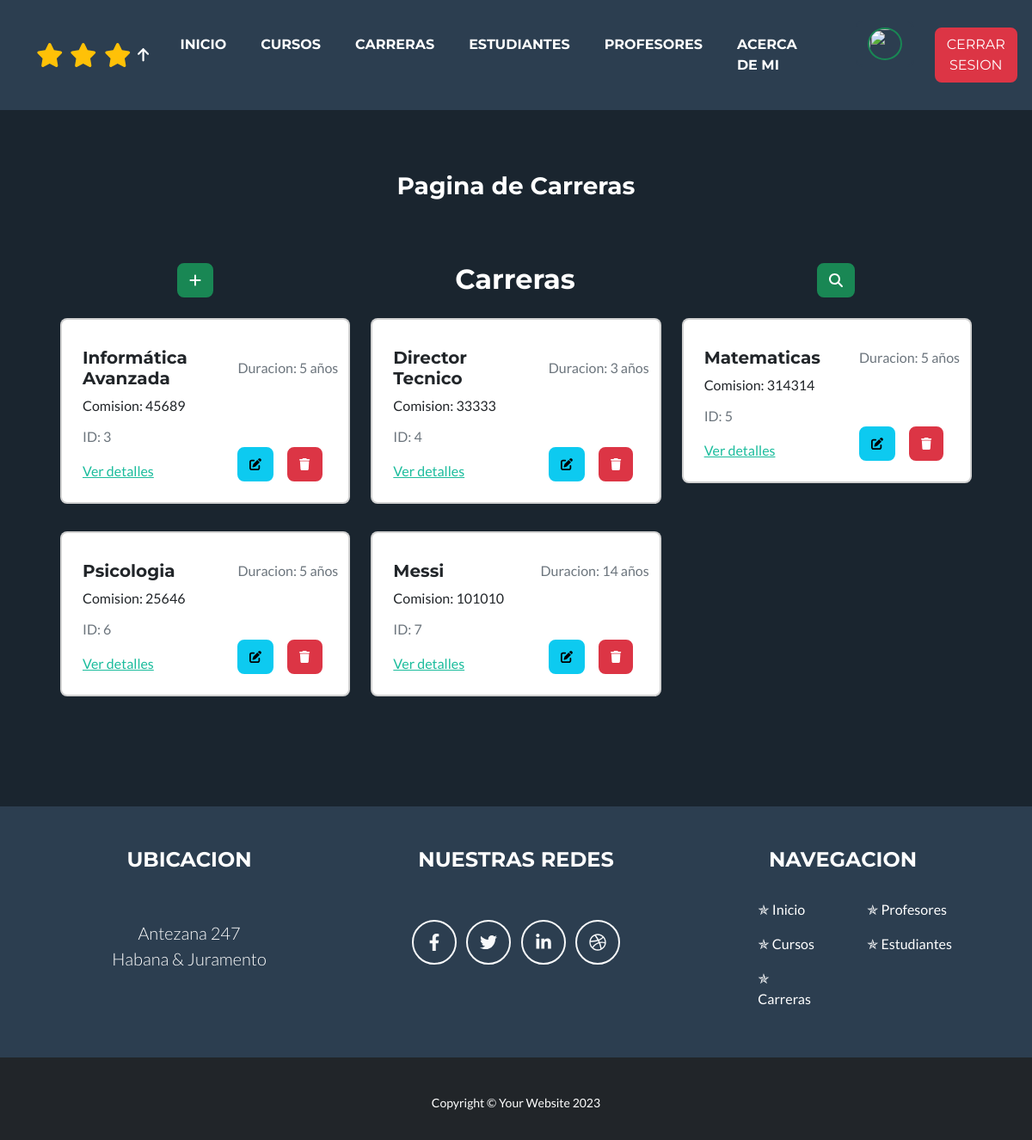
Screenshot of /carreras/ (signed in) with the database file from the repository.
### aplication/models.py (models this page shows, shortened)
class Carrera(models.Model):
    comision = models.IntegerField()
    nombre = models.CharField(max_length=50, blank=False)
    duracion = models.PositiveSmallIntegerField(default=5, blank=False)

### aplication/views.py (the view)
# urls.py: path('carreras/', CarreraList.as_view(), name='carreras'),
class CarreraList(LoginRequiredMixin, ListView):
    model = Carrera

### aplication/templates/aplication/carrera_list.html (shortened to what this page needs)
{% extends 'aplication/woheader.html' %}
{% load static %}
{% block title %}
    Pagina de Carreras
{% endblock title %}
{% block content %}
    <div class="mx-auto container p-2">
        <div class="d-flex justify-content-around">
            <a class="btn btn-success" href="{% url 'create_carrera' %}#{id-dinamico}"><b><i class="fa fa-plus"></i></b></a>
            <h2 class="m-0">Carreras</h2>
            <a class="btn btn-success" href="{% url 'buscar_carrera' %}#{id-dinamico}"><b><i class="fa fa-search"></i></b></a>
        </div>
    </div>
    <div class="container">
        <div class="row hidden-md-up">
            {% for c in carrera_list %}
            {% if carrera_list|length > 2 %}
                <div class="col-md-4 my-3">
                    <div class="card">
                        <div class="card-block text-dark text-start p-4">
                            <div class="row">
                                <h5 class="col-md-7 my-auto card-title py-2">{{ c.nombre }}</h5>
                                <p class="col p-0 my-auto card-subtitle text-muted text-end">Duracion: {{ c.duracion }}
                                {% if c.duracion > 1 %}
                                    años
                                    {% else %}
                                    año
                                {% endif %}
                                    </p>
                            </div>
                            <p class="card-text">Comision: {{ c.comision }}</p>
                            <p class="card-subtitle text-muted">ID: {{ c.id }}</p>
                            <div class="row">
                                <a class="col-md-6 mt-auto" href="#">Ver detalles</a>
                                <div class="col-md-4 offset-md-1 d-flex">
                                    <a
                                    href="{% url 'update_carrera' c.id %}"
                                    class="btn btn-info mt-auto"
                                    ><i class="fa fa-edit fa-sm" title="Edit Record"></i>
                                    </a>
                                    <a
                                    href="{% url 'delete_carrera' c.id %}"
                                    class="btn btn-danger mt-auto mx-3"
                                    ><i class="fa fa-trash fa-sm" title="Delete Record"></i>
                                    </a>
                                </div>
                            </div>
                        </div>
                    </div>
                </div>
            {% endif %}
            {% endfor %}
        </div>
    </div>
{% endblock content %}

### rows the page displays
Carrera: nombre "Informática Avanzada", duracion "5", shows "años", comision "45689", id "3"
Carrera: nombre "Director Tecnico", duracion "3", shows "años", comision "33333", id "4"
Carrera: nombre "Matematicas", duracion "5", shows "años", comision "314314", id "5"
Carrera: nombre "Psicologia", duracion "5", shows "años", comision "25646", id "6"
Carrera: nombre "Messi", duracion "14", shows "años", comision "101010", id "7"
